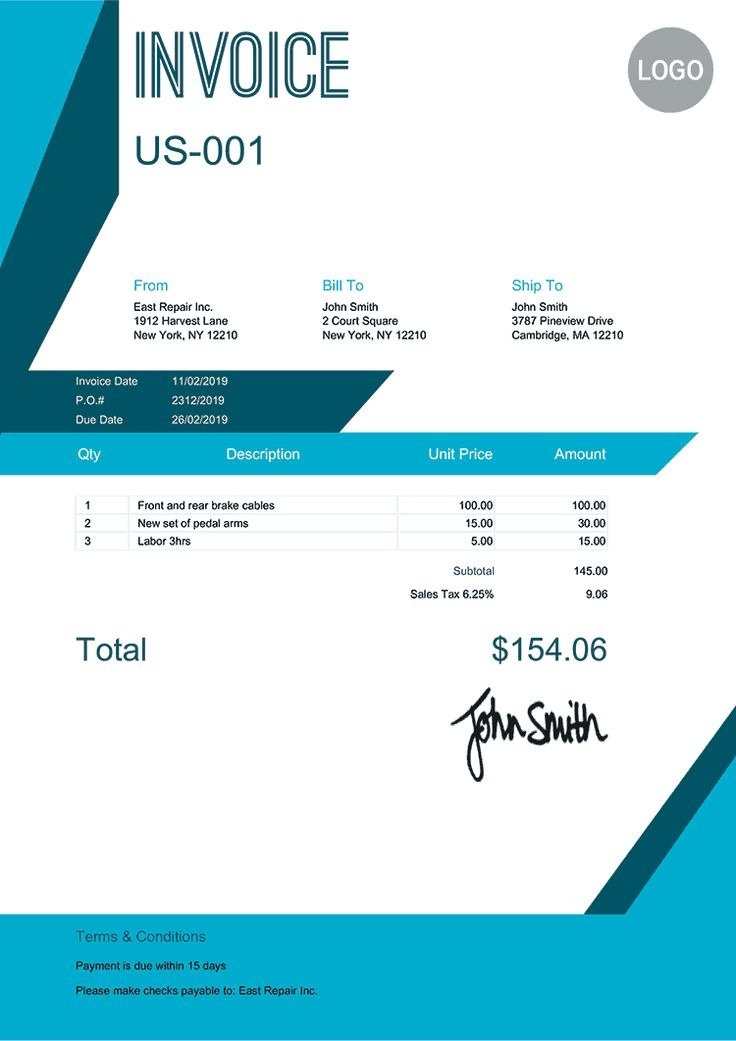
#> input picture ex2.jpeg, 736 x 1041 px, found by its file name
$ python ocrmodel.py
#> lines starting #> are read from the running program, lines starting #| are printed output that depends on the picture; after the words box and inside, x2 and y2 are one past the last pixel; in counts of white or black regions, pixels touching at a corner belong together
### patterns.py
import re
from dataclasses import dataclass
from typing import List, Dict, Callable, Optional, Any

# Currency Mapping
CURRENCY_MAP = {
    '$': 'USD', '€': 'EUR', '£': 'GBP', '₹': 'INR', '¥': 'JPY', 'RM': 'MYR', 'S$': 'SGD',
    'USD': 'USD', 'EUR': 'EUR', 'GBP': 'GBP', 'INR': 'INR', 'JPY': 'JPY', 'MYR': 'MYR', 'SGD': 'SGD'
}

@dataclass
class FieldPattern:
    name: str
    keywords: List[str]
    regex: re.Pattern
    parser: Callable[[re.Match], Any]

# Configuration
pattern_config = {
    "amount": {
        "keywords": [
            "total", "amount", "grand total", "balance", "net amount", "subtotal",
            "final amount", "payment due", "amt due", "total payable", "current due",
            "outstanding balance", "sum", "including Tax", "TOTAL"
        ],
        "currency_symbols": list(CURRENCY_MAP.keys()) + list(CURRENCY_MAP.values()),
        "decimal_separators": [",", "."],
        "thousand_separators": [",", ".", " "]
    },
    "date": {
        "formats": [
            r"\b\d{1,2}[-/]\d{1,2}[-/]\d{2,4}\b",
            r"\b\d{1,2}\s*(Jan|Feb|Mar|Apr|May|Jun|Jul|Aug|Sep|Oct|Nov|Dec)[a-z]*\s*\d{2,4}\b",
            r"\b\d{4}[-/]\d{1,2}[-/]\d{1,2}\b"
        ],
        "month_names": ["Jan", "Feb", "Mar", "Apr", "May", "Jun", "Jul", "Aug", "Sep", "Oct", "Nov", "Dec"]
    },
    "shop": {
        "suffixes": [
            "PETROLEUM", "GAS", "STORE", "SUPPLY", "SHOP", "MART", "FUEL",
            "SUPERMARKET", "DEALER", "TRADERS", "SERVICE", "CENTER", "OUTLET",
            "WHOLESALE", "DISTRIBUTORS", "AGENCY"
        ]
    },
    "items": {
        "units": ["LTR", "L", "LITERS", "ML", "KG", "KGS", "G", "GRAMS", "MG", "TON", "PCS"]
    },
    "tax": {
        "identifiers": ["GST", "VAT", "SVC CHG", "SERVICE CHARGE", "TAX", "SALES TAX"]
    },
    "invoice": {
        "prefixes": ["Invoice", "Bill", "Receipt", "Order", "Credit Note", "Debit Note", "Reference", "Tax Invoice", "Bill No"]
    },
    "payment": {
        "methods": ["Credit Card", "Debit Card", "Cash", "Cheque", "Online Transfer", "UPI", "Netbanking", "PayPal"]
    }
}

# Regex Generators
def create_amount_regex() -> re.Pattern:
    keywords = "|".join(pattern_config["amount"]["keywords"])
    currencies = "|".join(pattern_config["amount"]["currency_symbols"])
    regex = rf"\b(?:{keywords})[\s:]*" \
            rf"(?:({currencies})\s*)?" \
            rf"([\d{''.join(pattern_config['amount']['thousand_separators'])}]+(?:[{''.join(pattern_config['amount']['decimal_separators'])}]\d+)?)" \
            rf"(?:\s*({currencies}))?"
    return re.compile(regex, re.IGNORECASE)

def create_date_regex() -> re.Pattern:
    formats = "|".join(pattern_config["date"]["formats"])
    return re.compile(formats, re.IGNORECASE)

def create_shop_name_regex() -> re.Pattern:
    suffixes = "|".join(pattern_config["shop"]["suffixes"])
    return re.compile(rf"^(.*?)(?:\s*[,-]?\s*(?:{suffixes}))", re.IGNORECASE)

def create_invoice_regex() -> re.Pattern:
    prefixes = "|".join(pattern_config["invoice"]["prefixes"])
    return re.compile(rf"(?:{prefixes})[\s#:-]*([A-Z0-9-]{{3,}})", re.IGNORECASE)

def create_payment_regex() -> re.Pattern:
    methods = "|".join(pattern_config["payment"]["methods"])
    return re.compile(rf"(?:Payment|Paid\s*By)[\s:-]*({methods})", re.IGNORECASE)

# Parsers
# [9 lines left out: function amount_parser, not called in this run]

def shop_name_parser(match: re.Match) -> str:
    return match[1].strip()

def tax_parser(match: re.Match) -> str:
    return f"{match[1]}: {match[2]}"

def item_parser(match: re.Match) -> Dict[str, Any]:
    return {"quantity": match[1], "unit": match[2], "description": match[3], "price": match[4]}

def invoice_parser(match: re.Match) -> str:
    return match[1]

def payment_parser(match: re.Match) -> str:
    return match[1]

# Pattern List
PATTERNS: List[FieldPattern] = [
    FieldPattern(name="amount", keywords=pattern_config["amount"]["keywords"], regex=create_amount_regex(), parser=amount_parser),
    FieldPattern(name="date", keywords=pattern_config["date"]["formats"], regex=create_date_regex(), parser=lambda m: m.group()),
    FieldPattern(name="shopName", keywords=pattern_config["shop"]["suffixes"], regex=create_shop_name_regex(), parser=shop_name_parser),
    FieldPattern(name="items", keywords=pattern_config["items"]["units"], regex=re.compile(r"(\d+)\s*(" + "|".join(pattern_config["items"]["units"]) + r")\s+(.*?)\s+([\d.,]+)", re.IGNORECASE), parser=item_parser),
    FieldPattern(name="tax", keywords=pattern_config["tax"]["identifiers"], regex=re.compile(r"(" + "|".join(pattern_config["tax"]["identifiers"]) + r")[\s:@]*([\d.,]+)", re.IGNORECASE), parser=tax_parser),
    FieldPattern(name="invoiceNumber", keywords=pattern_config["invoice"]["prefixes"], regex=create_invoice_regex(), parser=invoice_parser),
    FieldPattern(name="paymentMethod", keywords=pattern_config["payment"]["methods"], regex=create_payment_regex(), parser=payment_parser)
]

### ocrmodel.py
import cv2
from PIL import Image
import pytesseract
import numpy as np
from typing import Dict, Any
from patterns import PATTERNS  # Import the pattern extraction logic

def preprocess_image(image_path: str) -> Any:
    """Loads and preprocesses an image for OCR."""
#> called with image_path = 'D:\\Claims App\\ex2.jpeg'
    image = cv2.imread(image_path)
#> image is the input picture: shape (1041, 736, 3); mean B, G, R 230.2, 222.5, 184.6
    gray = cv2.cvtColor(image, cv2.COLOR_BGR2GRAY)
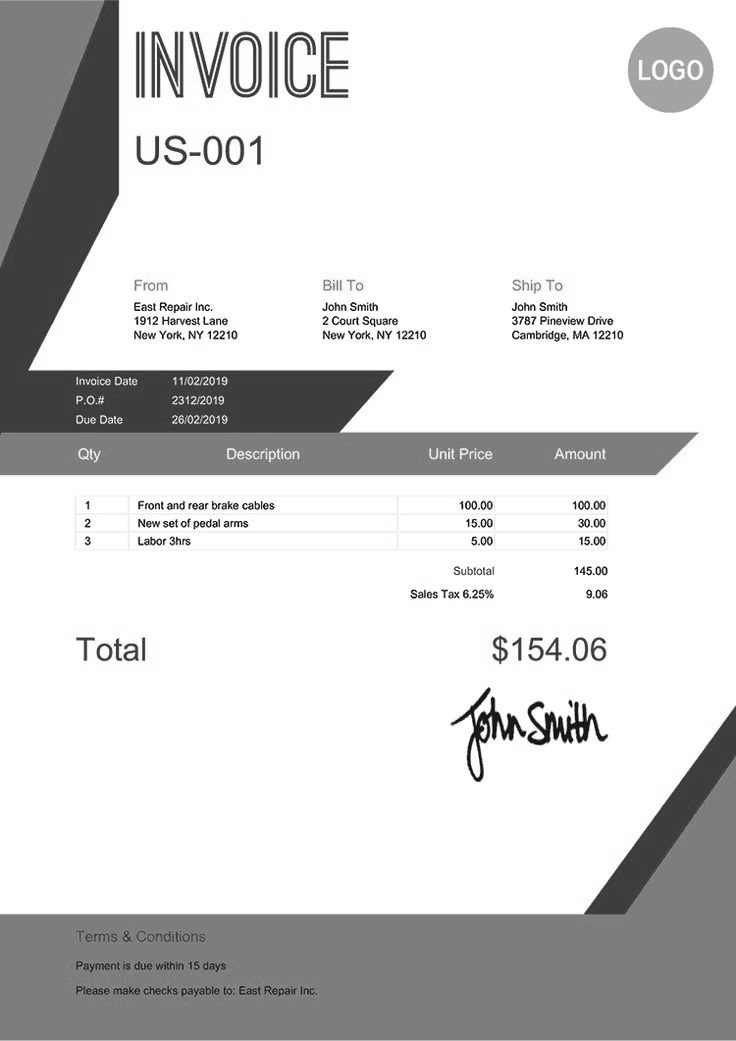
#> gray: shape (1041, 736); min 1, max 255, mean 212

    # Apply adaptive thresholding for better OCR accuracy
    processed = cv2.adaptiveThreshold(gray, 255, cv2.ADAPTIVE_THRESH_GAUSSIAN_C,
                                      cv2.THRESH_BINARY, 11, 2)
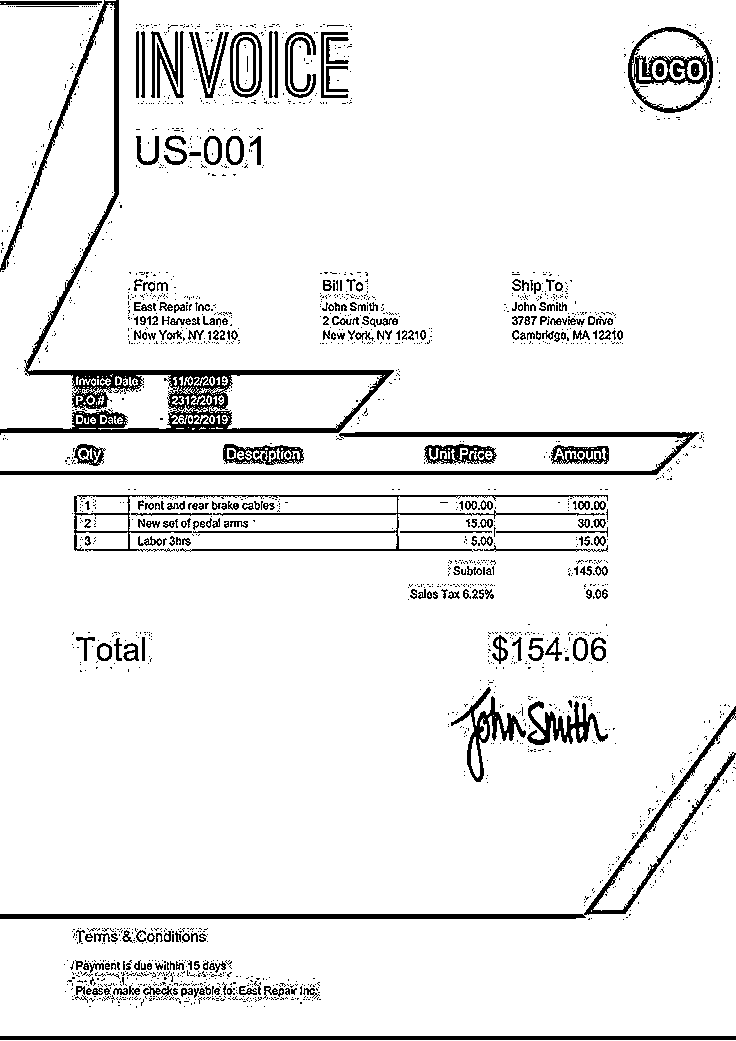
#> processed: shape (1041, 736); 92.7% white; 2040 black regions (1780 under 20 px), largest, box (x1, y1, x2, y2) and area: (0, 0, 394, 435) 10678, (0, 706, 736, 919) 5075, (0, 432, 699, 475) 4635

    # Denoise image
    processed = cv2.fastNlMeansDenoising(processed, h=30)

    return processed

def extract_text_from_image(image_path: str) -> str:
    """Extracts text from a preprocessed image using Tesseract OCR."""
    processed_image = preprocess_image(image_path)
#> (the run stopped early here; a loop or call above may not have finished)
